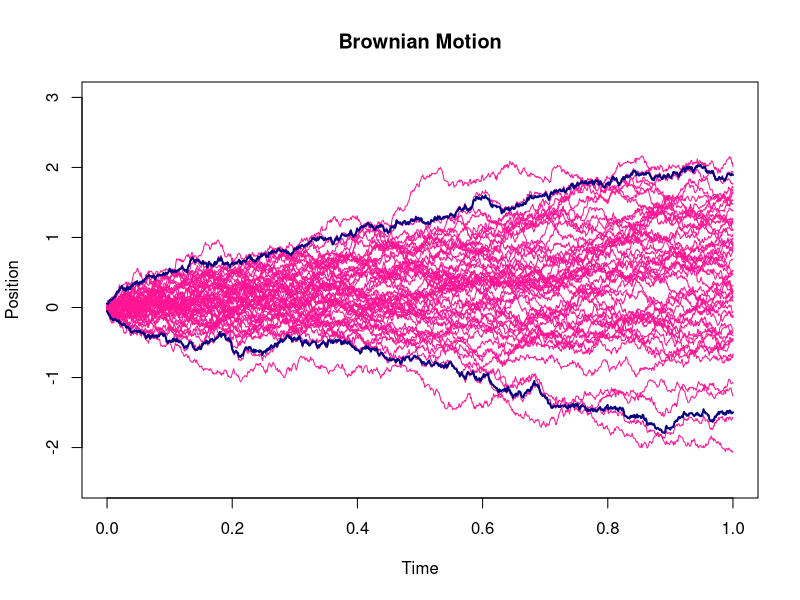
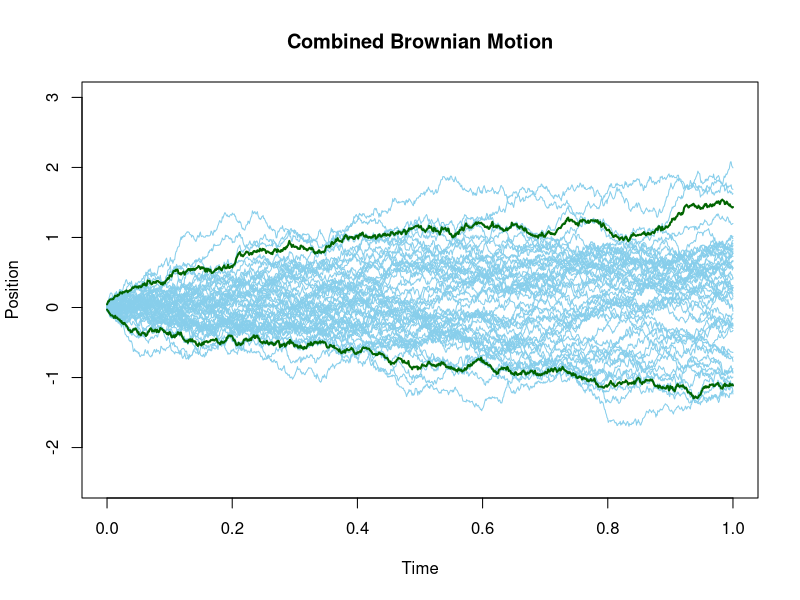
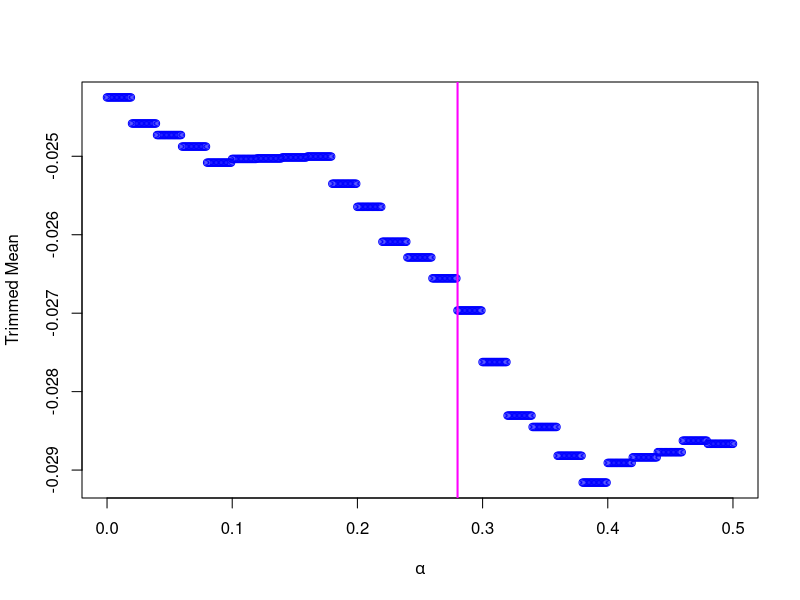
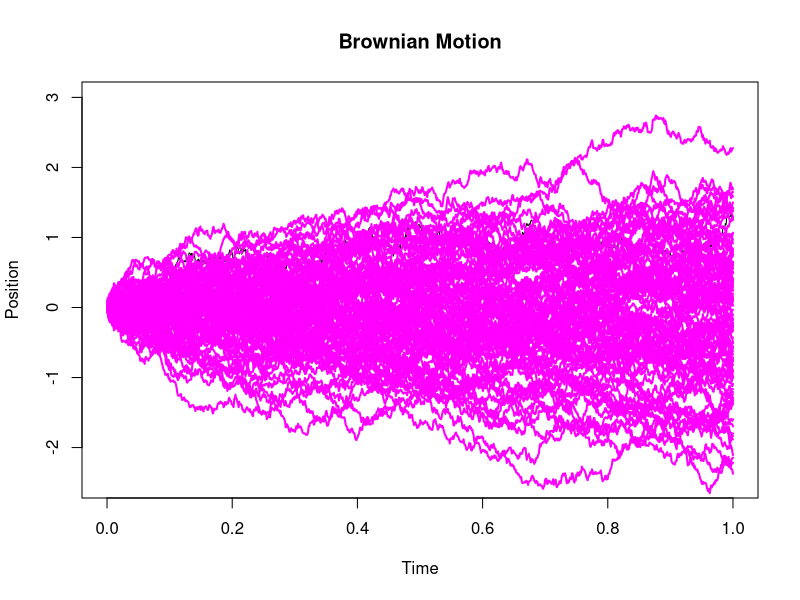

Here is the R script that generated these plots, in order:
set.seed(45869)

# Parameters
T <- 1       # Total time
N <- 1000    # Number of time steps
dt <- T / N  # Time step size
mu <- 1   # Drift coefficient (mean increment per unit time)
sigma <- 0.2 # Diffusion coefficient (standard deviation of increments)

# Generate Brownian motion
dW_brownian <- rnorm(N, mean = 0, sd = sqrt(dt))
W_brownian <- cumsum(dW_brownian)

# Generate drifted Brownian motion
dW_drifted <- rnorm(N, mean = mu * dt, sd = sigma * sqrt(dt))
W_drifted <- cumsum(dW_drifted)



# Combine both processes with specified weights
W_combined <- 0.7 * W_brownian + 0.3 * W_drifted

# Plot
plot(seq(0, T, length.out = N), W_combined, type = "l", xlab = "Time", ylab = "Position", main = "Brownian Motion",
     ylim = c(-2.5,3),col="deeppink")
n <- 50
V <- matrix(0,N,n)
V[,1] <- W_combined

for(i in 2:n)
{
  dW_brownian <- rnorm(N, mean = 0, sd = sqrt(dt))
  W_brownian <- cumsum(dW_brownian)
  
  # Generate drifted Brownian motion
  dW_drifted <- rnorm(N, mean = mu * dt, sd = sigma * sqrt(dt))
  W_drifted <- cumsum(dW_drifted)
  
  # Combine both processes with specified weights
  V[,i] <- 0.8 * W_brownian + 0.2 * W_drifted
  
  # Plot
  lines(seq(0, T, length.out = N), V[,i], type = "l", xlab = "Time", ylab = "Position", main = "Brownian Motion", col="deeppink")
  
}

upper_band <- apply(V, 1, function(path) quantile(path, 0.975))
lower_band <- apply(V, 1, function(path) quantile(path, 0.025))

lines(seq(0, T, length.out = N), upper_band, col = "navyblue", lwd=2)
lines(seq(0, T, length.out = N), lower_band, col = "navyblue", lwd = 2)


iter <- 0
for(i in 1:n)
{
  brow <- V[,i]
  out <- 0
  for(j in 1:N)
  {
    if(brow[j] > upper_band[j] || brow[j] < lower_band[j])
      out <- out+1
  }
  if (out > N/2)
  {
    iter <- iter + 1
  }
}
out95 <- iter/n*100

# Plot
plot(seq(0, T, length.out = N), W_combined, type = "l", xlab = "Time", ylab = "Position", main = "Combined Brownian Motion",
     ylim = c(-2.5,3),col="skyblue")
n <- 50
V <- matrix(0,N,n)
V[,1] <- W_combined

for(i in 2:n)
{
  dW_brownian <- rnorm(N, mean = 0, sd = sqrt(dt))
  W_brownian <- cumsum(dW_brownian)
  
  # Generate drifted Brownian motion
  dW_drifted <- rnorm(N, mean = mu * dt, sd = sigma * sqrt(dt))
  W_drifted <- cumsum(dW_drifted)
  
  # Combine both processes with specified weights
  V[,i] <- 0.8 * W_brownian + 0.2 * W_drifted
  
  # Plot
  lines(seq(0, T, length.out = N), V[,i], type = "l", xlab = "Time", ylab = "Position", main = "Combined Brownian Motion", col="skyblue")
  
}

upper_band <- apply(V, 1, function(path) quantile(path, 0.95))
lower_band <- apply(V, 1, function(path) quantile(path, 0.05))

lines(seq(0, T, length.out = N), upper_band, col = "darkgreen", lwd=2)
lines(seq(0, T, length.out = N), lower_band, col = "darkgreen", lwd = 2)


iter <- 0
for(i in 1:n)
{
  brow <- V[,i]
  out <- 0
  for(j in 1:N)
  {
    if(brow[j] > upper_band[j] || brow[j] < lower_band[j])
      out <- out+1
  }
  if (out > N/2)
  {
    iter <- iter + 1
  }
}
out90 <- iter/n*100

T <- 1       # Total time
N <- 1000    # Number of time steps
dt <- T / N  # Time step size
mu <- 1   # Drift coefficient (mean increment per unit time)
sigma <- 0.2 # Diffusion coefficient (standard deviation of increments)

# Generate Brownian motion
dW_brownian <- rnorm(N, mean = 0, sd = sqrt(dt))
W_brownian <- cumsum(dW_brownian)

# Generate drifted Brownian motion
dW_drifted <- rnorm(N, mean = mu * dt, sd = sigma * sqrt(dt))
W_drifted <- cumsum(dW_drifted)



# Combine both processes with specified weights
W_combined <- 0.7 * W_brownian + 0.3 * W_drifted

V <- matrix(0,N,n)
V[,1] <- W_combined

for(i in 2:n)
{
  dW_brownian <- rnorm(N, mean = 0, sd = sqrt(dt))
  W_brownian <- cumsum(dW_brownian)
  
  # Generate drifted Brownian motion
  dW_drifted <- rnorm(N, mean = mu * dt, sd = sigma * sqrt(dt))
  W_drifted <- cumsum(dW_drifted)
  
  # Combine both processes with specified weights
  V[,i] <- 0.8 * W_brownian + 0.2 * W_drifted
}

xbar <- function(alpha)
{
  return(mean(apply(V[(floor(n*alpha)+1):(n-floor(n*alpha)),],1,mean)))
}
xbar(.28)
alpha <- seq(0,0.5,0.001)
xbaralpha <- sapply(alpha,xbar)
plot(alpha,xbaralpha,xlab=expression(alpha),ylab = "Trimmed Mean",col="blue")
abline(v=.28,col="magenta",lwd=2)

# q2

library(Metrics)
# Parameters
T <- 1 # Total time
N <- 1000 # Number of time steps
dt <- T / N # Time step size
n <- 100

# Generate random increments
dW <- rnorm(N, mean = 0, sd = sqrt(dt))


# Cumulative sum to obtain Brownian motion
W <- cumsum(dW)

# Plot
plot(seq(0, T, length.out = N), W, type = "l", xlab = "Time",
     ylab = "Position", main = "Brownian Motion", ylim = c(-2.5,3))

V <- matrix(0,N,n)
V[,1] <- W

for(i in 2:n)
{
  dW <- rnorm(N, mean = 0, sd = sqrt(dt))
  V[,i] <- cumsum(dW)
  
  # Plot
  lines(seq(0, T, length.out = N), V[,i], type = "l",lwd = 2, xlab = "Time", ylab = "Position", main = "Brownian Motion", col = "magenta")
  
}

#generating Y
Y = colMeans(V^2) + rnorm(ncol(V))
Y


#dividing into testing and training data sets
train_index <- sample(1:n, 0.7*n)  # 70% of data for training


Y_train = Y[train_index]
V_train = V[, train_index]

Y_test = Y[-train_index]
V_test = V[, -train_index]

m_hat = function(f, h, Y, V)
{
  norms = apply(f-V, 2, FUN = norm, type = '2') 
  kd = dnorm(norms/h)
  return(sum(kd*Y)/sum(kd))
}


#----------------CHANGE THIS BANDWIDTH ACC. TO YOUR DATA-------------
h = 10 #bandwidth 

#fitting the model on training data
m_hat_values_train = numeric(length = length(Y_train))

for(i in 1:length(Y_train)){
  m_hat_values_train[i] = m_hat(V_train[,i], h, Y_train, V_train)
}

#RMSE of the training dataset
(err1 = rmse(m_hat_values_train, Y_train))

#fitting the model on testing data
m_hat_values_test = numeric(length = length(Y_test))
for(i in 1:length(Y_test)){
  m_hat_values_test[i] = m_hat(V_test[,i], h, Y_train, V_train)
}

#RMSE of the testing dataset
(err2 = rmse(m_hat_values_test, Y_test))
